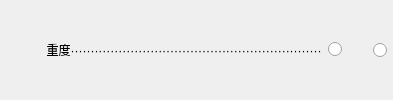
              <widget class="QWidget" name="widget_51" native="true">
               <property name="sizePolicy">
                <sizepolicy hsizetype="Preferred" vsizetype="Fixed">
                 <horstretch>0</horstretch>
                 <verstretch>0</verstretch>
                </sizepolicy>
               </property>
               <layout class="QHBoxLayout" name="horizontalLayout_39">
                <property name="leftMargin">
                 <number>0</number>
                </property>
                <property name="topMargin">
                 <number>0</number>
                </property>
                <property name="rightMargin">
                 <number>6</number>
                </property>
                <property name="bottomMargin">
                 <number>0</number>
                </property>
                <item>
                 <widget class="QLabel" name="label_57">
                  <property name="sizePolicy">
                   <sizepolicy hsizetype="Expanding" vsizetype="Fixed">
                    <horstretch>0</horstretch>
                    <verstretch>0</verstretch>
                   </sizepolicy>
                  </property>
                  <property name="text">
                   <string>              重度·······························································</string>
                  </property>
                  <property name="alignment">
                   <set>Qt::AlignLeading|Qt::AlignLeft|Qt::AlignVCenter</set>
                  </property>
                 </widget>
                </item>
                <item>
                 <widget class="QRadioButton" name="radioButton_78">
                  <property name="sizePolicy">
                   <sizepolicy hsizetype="Fixed" vsizetype="Fixed">
                    <horstretch>0</horstretch>
                    <verstretch>0</verstretch>
                   </sizepolicy>
                  </property>
                  <property name="layoutDirection">
                   <enum>Qt::RightToLeft</enum>
                  </property>
                  <property name="text">
                   <string/>
                  </property>
                 </widget>
                </item>
                <item>
                 <widget class="QRadioButton" name="radioButton_79">
                  <property name="sizePolicy">
                   <sizepolicy hsizetype="Fixed" vsizetype="Fixed">
                    <horstretch>0</horstretch>
                    <verstretch>0</verstretch>
                   </sizepolicy>
                  </property>
                  <property name="layoutDirection">
                   <enum>Qt::RightToLeft</enum>
                  </property>
                  <property name="text">
                   <string>    </string>
                  </property>
                 </widget>
                </item>
               </layout>
              </widget>
